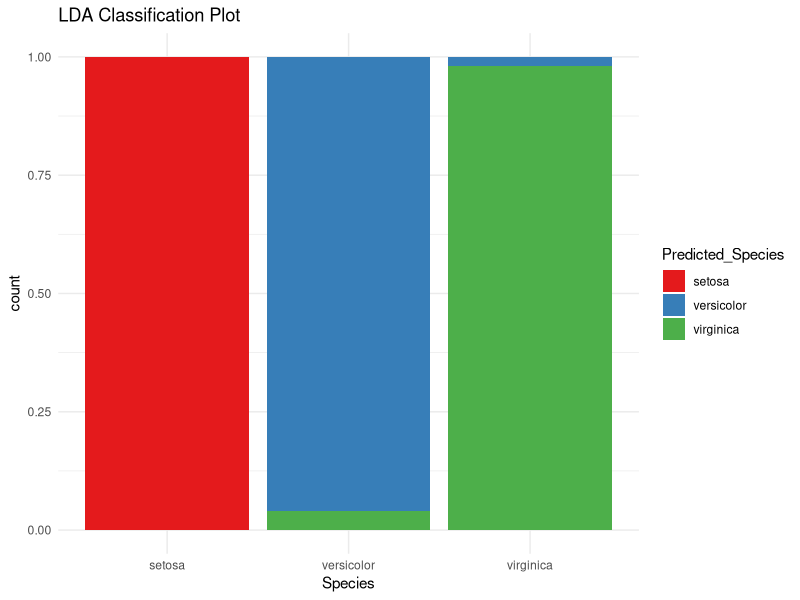

Write the R code that produced this figure.
## ---- chunk 1
# Load the iris dataset
data(iris)

# Perform Fisher's discriminant analysis
library(MASS)
lda_model <- lda(Species ~ ., data = iris)

# Print the summary of the analysis
print(lda_model)

# Predict the species using the model
predicted_species <- predict(lda_model, iris)$class

# Compare the predicted species with the actual species
accuracy <- mean(predicted_species == iris$Species)
cat("Accuracy:", accuracy * 100, "%\n")

## ---- chunk 2
# Load the iris dataset
data(iris)

# Perform Fisher's discriminant analysis
library(MASS)
lda_model <- lda(Species ~ ., data = iris)

# Predict the species using the model
predicted_species <- predict(lda_model, iris)$class

# Create a confusion matrix
library(caret)
confusion <- confusionMatrix(predicted_species, iris$Species)
print(confusion)

# Create a classification plot
library(ggplot2)
iris_predicted <- data.frame(iris, Predicted_Species = predicted_species)
ggplot(iris_predicted, aes(x = Species, fill = Predicted_Species)) +
  geom_bar(position = "fill") +
  labs(title = "LDA Classification Plot") +
  scale_fill_manual(values = c("#E41A1C", "#377EB8", "#4DAF4A")) +
  theme_minimal()

